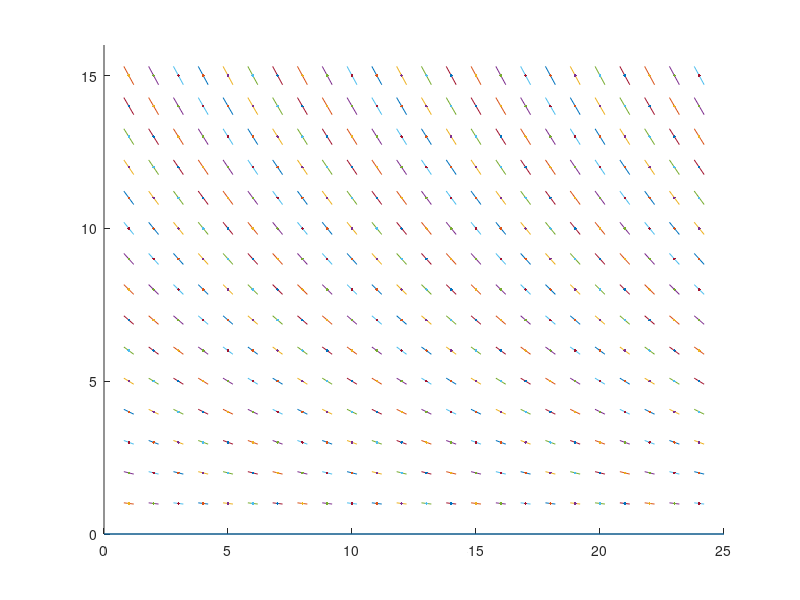

Reproduce this figure in MATLAB. (Note: this script raises an error after producing the figure.)
% u121: Euler-Loesung des radioaktiven Zerfalls

figure(1)
hold on

% Erzeugen Richtungsfeld y'(t,y) = -0.1 * y
%   Kopiertes Skript decayfield.m
xlin = [0 25];
ylin = [ 0 0];
plot(xlin,ylin)
axis([0 25 0 16])
hold on
for k=1:24
  for l=1:15
     xdir = [k-0.2 k+0.2];
     ydir = [l+l*0.02 l-l*0.02];
     plot(xdir,ydir)
     xpt = k;
     ypt = l;
     plot(xpt,ypt,'.')
  end
end

% Berechnen der ersten 3 Euler-Schritte fuer die Werte h = 1, h = 0.5 und
% h = 0.1

% Startwert y(0) = 18
start = 18;

% fuer h = 1
h1 = 1;
res1 = eulerVerfahren(start,h1)

% fuer h = 0.5
h2 = 0.5;
res2 = eulerVerfahren(start,h2)

% fuer h = 0.1
h3 = 0.1;
res3 = eulerVerfahren(start,h3)

% Zeichnen der Funktion ins Richtungsfeld (h = 1)
x=1:(20/h1);
plot(x,res1,'r')

% Zeichnen der Funktion ins Richtungsfeld (h = 0.5)
x=1:(20/h2);
plot(x,res2,'m')

% Zeichnen der Funktion ins Richtungsfeld (h = 0.1)
x=1:(20/h3);
plot(x,res3,'g')
